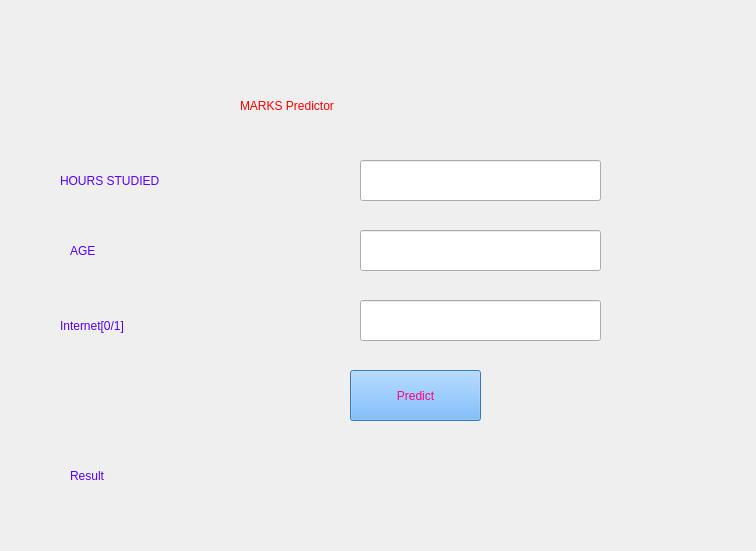
<?xml version="1.0" encoding="UTF-8"?>
<ui version="4.0">
 <class>Form</class>
 <widget class="QWidget" name="Form">
  <property name="geometry">
   <rect>
    <x>0</x>
    <y>0</y>
    <width>756</width>
    <height>551</height>
   </rect>
  </property>
  <property name="windowTitle">
   <string>Form</string>
  </property>
  <widget class="QLabel" name="label">
   <property name="geometry">
    <rect>
     <x>240</x>
     <y>60</y>
     <width>361</width>
     <height>91</height>
    </rect>
   </property>
   <property name="styleSheet">
    <string notr="true">color:rgb(255, 0, 0);
font: 75 26pt &quot;MS Shell Dlg 2&quot;;</string>
   </property>
   <property name="text">
    <string>MARKS Predictor</string>
   </property>
  </widget>
  <widget class="QLabel" name="label_2">
   <property name="geometry">
    <rect>
     <x>60</x>
     <y>150</y>
     <width>241</width>
     <height>61</height>
    </rect>
   </property>
   <property name="styleSheet">
    <string notr="true">color:rgb(85, 0, 255);
font: 20pt &quot;Poor Richard&quot;;</string>
   </property>
   <property name="text">
    <string>HOURS STUDIED</string>
   </property>
  </widget>
  <widget class="QLabel" name="label_3">
   <property name="geometry">
    <rect>
     <x>70</x>
     <y>230</y>
     <width>121</width>
     <height>41</height>
    </rect>
   </property>
   <property name="styleSheet">
    <string notr="true">color:rgb(85, 0, 255);
font: 20pt &quot;Poor Richard&quot;;</string>
   </property>
   <property name="text">
    <string>AGE</string>
   </property>
  </widget>
  <widget class="QLabel" name="label_4">
   <property name="geometry">
    <rect>
     <x>60</x>
     <y>290</y>
     <width>221</width>
     <height>71</height>
    </rect>
   </property>
   <property name="styleSheet">
    <string notr="true">color:rgb(85, 0, 255);
font: 20pt &quot;Poor Richard&quot;;</string>
   </property>
   <property name="text">
    <string>Internet[0/1]</string>
   </property>
  </widget>
  <widget class="QPushButton" name="button">
   <property name="geometry">
    <rect>
     <x>350</x>
     <y>370</y>
     <width>131</width>
     <height>51</height>
    </rect>
   </property>
   <property name="styleSheet">
    <string notr="true">font: 20pt &quot;Poor Richard&quot;;
background-color: rgb(85, 170, 255);
color:rgb(255, 0, 127)</string>
   </property>
   <property name="text">
    <string>Predict</string>
   </property>
  </widget>
  <widget class="QLabel" name="result">
   <property name="geometry">
    <rect>
     <x>70</x>
     <y>440</y>
     <width>561</width>
     <height>71</height>
    </rect>
   </property>
   <property name="styleSheet">
    <string notr="true">color:rgb(85, 0, 255);
font: 20pt &quot;Poor Richard&quot;;</string>
   </property>
   <property name="text">
    <string>Result</string>
   </property>
  </widget>
  <widget class="QLineEdit" name="hours_ip">
   <property name="geometry">
    <rect>
     <x>360</x>
     <y>160</y>
     <width>241</width>
     <height>41</height>
    </rect>
   </property>
  </widget>
  <widget class="QLineEdit" name="age_ip">
   <property name="geometry">
    <rect>
     <x>360</x>
     <y>230</y>
     <width>241</width>
     <height>41</height>
    </rect>
   </property>
  </widget>
  <widget class="QLineEdit" name="internet_ip">
   <property name="geometry">
    <rect>
     <x>360</x>
     <y>300</y>
     <width>241</width>
     <height>41</height>
    </rect>
   </property>
  </widget>
 </widget>
 <resources/>
 <connections/>
</ui>
